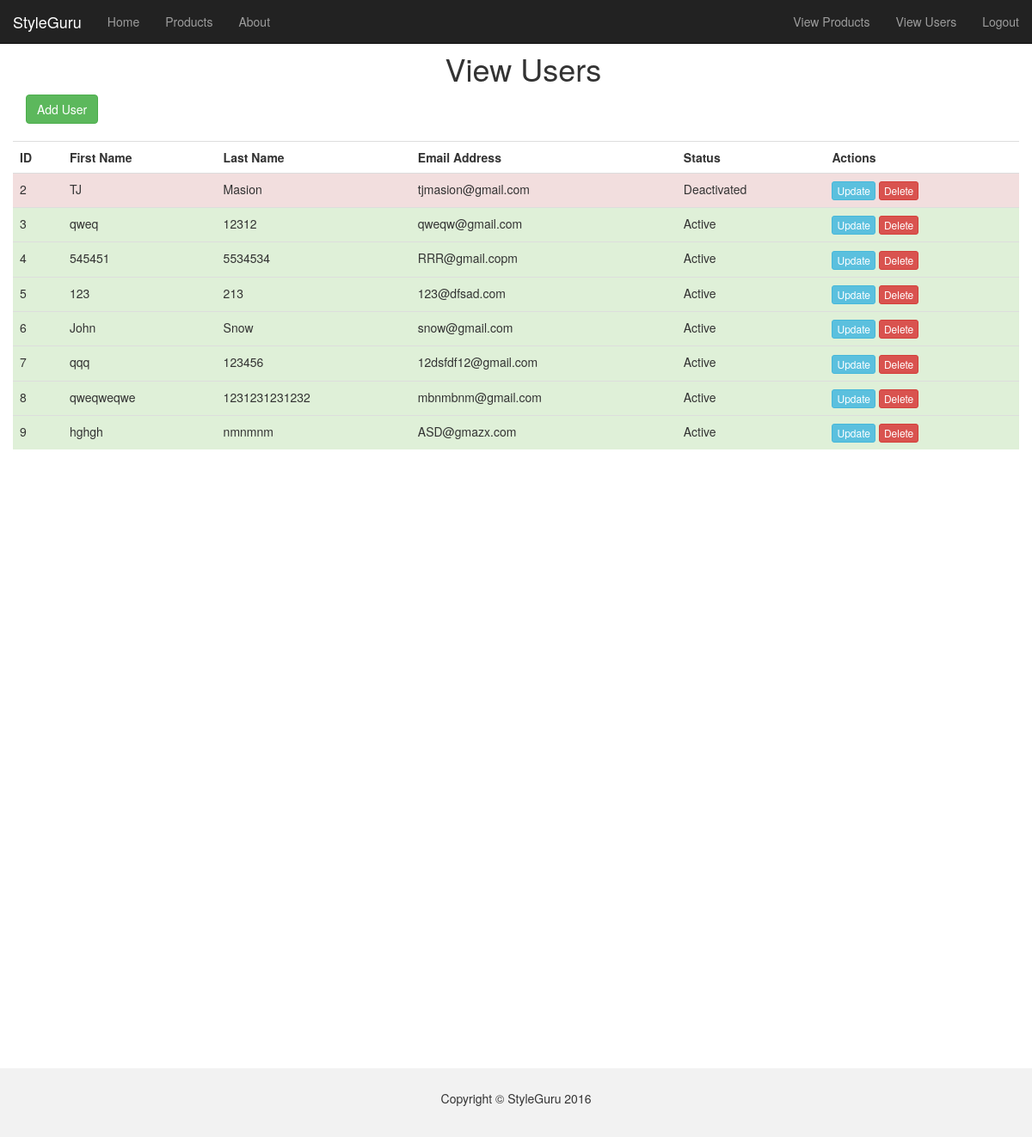
Page /index.php/db_process/viewusers_admin on the committed database.
### tables this page shows
CREATE TABLE `user` (
  `user_id` int(11) NOT NULL,
  `fname` varchar(32) NOT NULL,
  `lname` varchar(32) NOT NULL,
  `email` varchar(32) NOT NULL,
  `password` varchar(32) NOT NULL,
  `status` int(11) NOT NULL
);

### application/controllers/Db_process.php (called while the page is built, shortened)
<?php
class Db_process extends CI_Controller{
	function viewusers_admin(){
    $db = new dbqueries();
    $data['users'] = $db->view_user();
		$this->load->view('header/header');
		$this->load->view('view_users_admin',$data);
		$this->load->view('footer/footer');
	}
}
 ?>

### index.php (called while the page is built, shortened)
<?php
require_once BASEPATH.'core/CodeIgniter.php';

### application/models/dbqueries.php (called while the page is built, shortened)
<?php
class Dbqueries extends CI_Model{
  public function view_user(){
    $query = $this->db->get('user');
    return $query->result();
  }
}
 ?>

### application/views/view_users_admin.php (the view, shortened to what this page needs)
<body>
<div class="container setborder">
<div class="row" id="about">
   <div class="col-md-4 col-md-offset-5">
   <h1>View Users</h1>
   </div>
   <div class="col-md-4">
		<a class ="butlink" href="<?php echo site_url('page/add_user_admin') ?>"><button type="button" class="btn btn-success">Add User</button></a><br><br>
   </div>
   <table class="table">
     <tr>
       <th>ID</th>
       <th>First Name</th>
       <th>Last Name</th>
	   <th>Email Address</th>
	   <th>Status</th>
	   <th>Actions</th>
    </tr>
   <?php
    foreach($users as $data_item){
      ?><tr class="<?php
						if($data_item->status == 1){
							echo "success";
						}
						elseif($data_item->status == 2){
							echo "warning";
						}
						elseif($data_item->status == 0){
							echo "danger";
						}
					?>
					">
        <td><?php echo $data_item->user_id; ?></td>
        <td><?php echo $data_item->fname; ?></td>
        <td><?php echo $data_item->lname; ?></td>
		<td><?php echo $data_item->email; ?></td>
		<td>
			<?php
				if($data_item->status == 1){
					echo "Active";
				}
				elseif($data_item->status == 2){
					echo "Administrator";
				}
				elseif($data_item->status == 0){
					echo "Deactivated";
				}
			?>
		</td>
		<td>
			<a href ="<?php echo site_url('db_process/get_user_row_admin/'.$data_item->user_id);?>"><button type="submit" class="btn btn-info btn-xs">Update</button></a>
			<a href ="<?php echo site_url('db_process/delete_user_admin/'.$data_item->user_id);?>"><button type="submit" class="btn btn-danger btn-xs">Delete</button></a>
		</td>
      </tr>
  <?php   } ?>
  </table>
	<br><br><br><br><br><br>
	<br><br><br><br><br><br>
	<br><br><br><br><br><br>
	<br><br><br><br><br><br>
	<br><br><br><br><br><br>
	<br><br><br><br><br>
</div>
</div>

### application/views/header/header.php (style rules this page uses)
html, body { height: 100%; }
body { padding-top: 40px; padding-bottom: 40px; }
.butlink { color:white; }

### rows in the picture
user: user_id "2", fname "TJ", lname "Masion", email "tjmasion@gmail.com", status "Deactivated"
user: user_id "3", fname "qweq", lname "12312", email "qweqw@gmail.com", status "Active"
user: user_id "4", fname "545451", lname "5534534", email "RRR@gmail.copm", status "Active"
user: user_id "5", fname "123", lname "213", email "123@dfsad.com", status "Active"
user: user_id "6", fname "John", lname "Snow", email "snow@gmail.com", status "Active"
user: user_id "7", fname "qqq", lname "123456", email "12dsfdf12@gmail.com", status "Active"
user: user_id "8", fname "qweqweqwe", lname "1231231231232", email "mbnmbnm@gmail.com", status "Active"
user: user_id "9", fname "hghgh", lname "nmnmnm", email "ASD@gmazx.com", status "Active"
